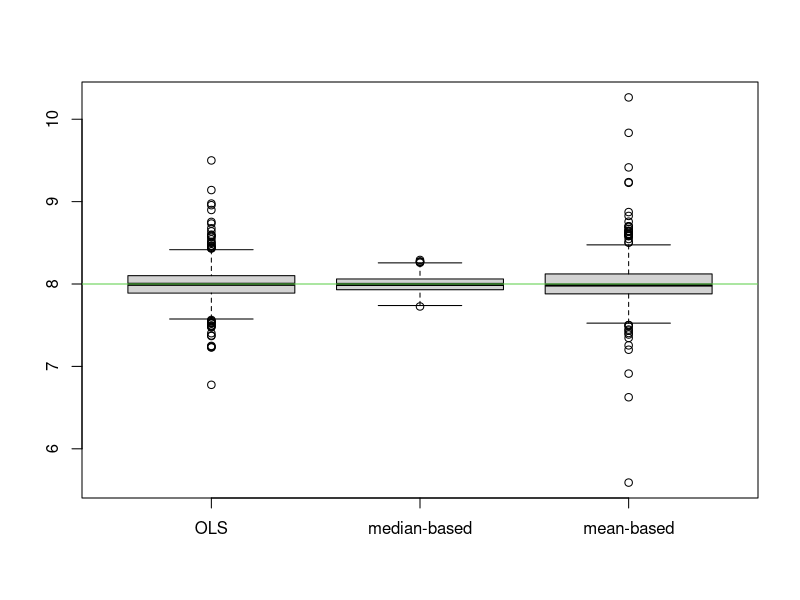
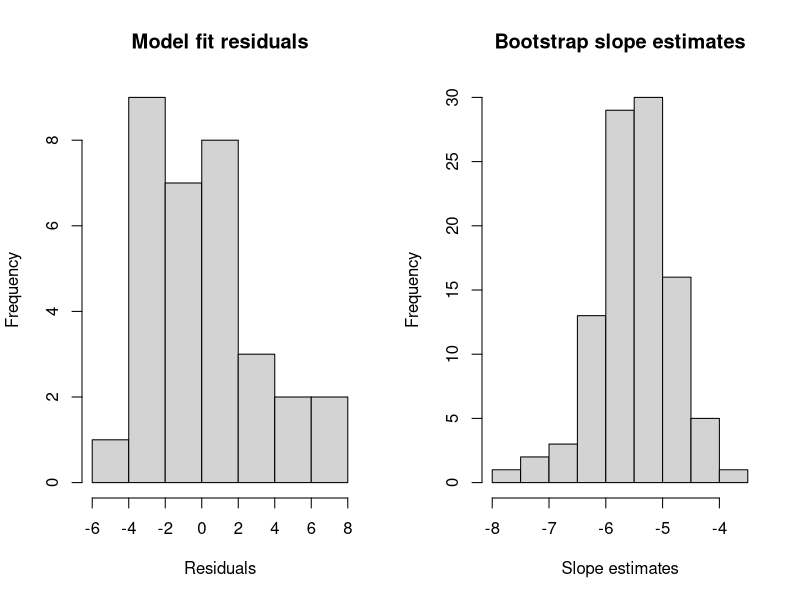

Recreate these plots in R, in order.
# ------------------------------------------------------------------
# Question 2

set.seed(4060)
N = 100
dfx = 2
thbar = 8
x = runif(N,1,2)
M = 1000
lmos = lmeds = lmeans = numeric(M)
for(i in 1:M){
	z = rt(n=N, df=dfx)
	y = thbar*x + z
	lmo = lm(y~x+0)
	lmos[i] = as.numeric(coef(lmo))
	lmeds[i] = median(y/x)
	lmeans[i] = mean(y/x)
}
#
mean(lmos)
mean(lmeds)
mean(lmeans)
#
sd(lmos)
sd(lmeds)
sd(lmeans)
#
boxplot(lmos,lmeds,lmeans, names=c('OLS','median-based','mean-based'))
abline(h=thbar, col=3)

# ------------------------------------------------------------------
# Question 3

dat = data.frame(wt=mtcars$wt, mpg=mtcars$mpg)
B = 100
set.seed(6040)
int = pval = eff = numeric(B)
for(b in 1:B){
	ib = sample(1:nrow(dat), nrow(dat), replace=TRUE)
	xb = dat[ib,]
	lmb = lm(mpg~wt, data=xb)
	int[b] = summary(lmb)$coef[1,1]
	eff[b] = summary(lmb)$coef[2,1]
	pval[b] = summary(lmb)$coef[2,4]
}
# (a)
mean(eff)
# (b)
quantile(pval,c(.025,.975))
# (c)
lm0 = lm(mpg~wt, data=dat)
eff0 = summary(lm0)$coefficients[2,1]
2*eff0-rev(quantile(eff,c(.025,.975)))
# (d)
se0 = summary(lm0)$coefficients[2,2]
eff0 + c(-1,1)*1.96*se0
# (e)
# The parametric CI is quite different. 
par(mfrow=c(1,2))
hist(lm0$residuals,xlab="Residuals",main="Model fit residuals")
hist(eff,xlab="Slope estimates",main="Bootstrap slope estimates")